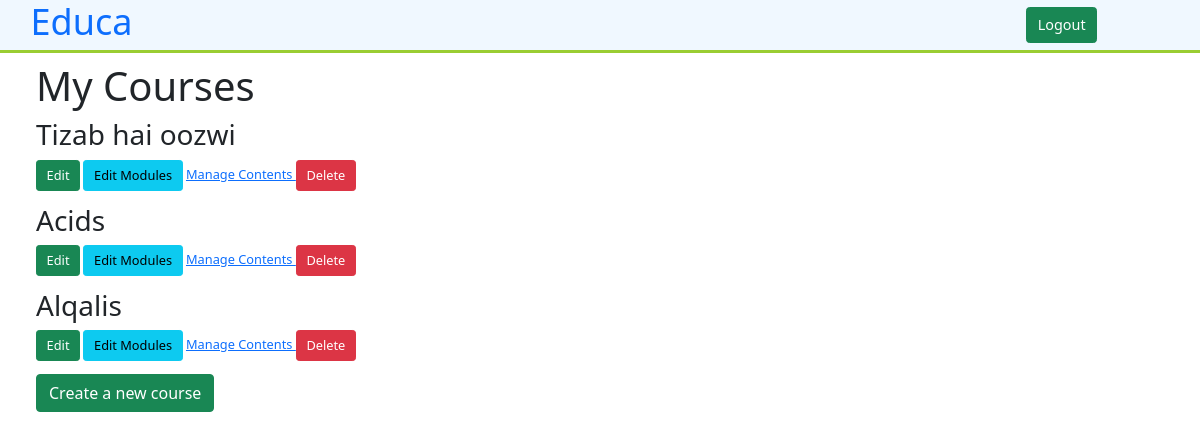
The page /course/mine/ (signed in) on the database its author committed.
### course/models.py (models this page shows, shortened)
class Course(models.Model):
    instructor = models.ForeignKey("auth.User",
                                   on_delete=models.CASCADE,
                                   related_name="created_courses")
    subject = models.ForeignKey("Subject",
                                on_delete=models.CASCADE,
                                related_name="courses")
    students = models.ManyToManyField(User,
                                      related_name='enrolled_courses',
                                      blank=True)
    title = models.CharField(max_length=100)
    slug = models.SlugField(max_length=200,
                            unique=True)
    created = models.DateTimeField(auto_now_add=True)
    overview = models.TextField()
    class Meta:
        ordering = ["-created"]

### course/views.py (the view)
# urls.py: path("mine/", CourseManageView.as_view(), name="manage_course_view"),
class CourseManageView(InstructorCourseMixin, ListView):
    permission_required = "course.view_course"
    permission_denied_message = "You are not allowed to see courses "
    template_name = "courses/manage/course/list.html"

### course/mixins.py (called while the page is built)
    def get_queryset(self):
        all = super().get_queryset()
        return all.filter(instructor=self.request.user)

### templates/courses/manage/course/list.html
{% extends "base/base.html" %}
{%block body%}
    <h1>My Courses</h1>
    <div>
        {%for course in object_list %}
        <div>
            <h3>{{course.title}}</h2>
            <p style="zoom: 80%;">
                <a class="btn btn-success" href="{%url 'course:course_update' course.id %}">Edit</a>
                <a class="btn btn-info" href="{%url 'course:module_manage' course.id %}">Edit Modules</a>
                {%if course.modules.count > 0%}
                <a href="{%url 'course:module_content_list' course.modules.last.id %}">
                    Manage Contents
                </a>
                {%endif%}
                <a class="btn btn-danger" href="{%url 'course:course_delete' course.id %}">Delete</a>
            </p>
        </div>
        {%empty%}
        <p>You don't have any courses yet!</p>
        {%endfor%}
        <a class="btn btn-success" href="{%url 'course:course_create'%}">Create a new course</a>
    </div>
{%endblock%}

### static/css/course/base.css (style rules this page uses)
a { text-decoration: none; }

### rows shown on the page
Course: title "Tizab hai oozwi", shows "Manage Contents"
Course: title "Acids", shows "Manage Contents"
Course: title "Alqalis", shows "Manage Contents"
